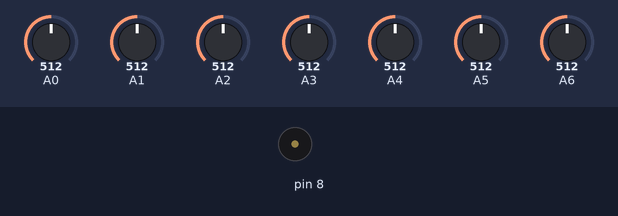
Bench run of a sketch on a simulated Arduino Nano, built for the host (arithmetic inside an expression is 32-bit, double 64-bit). On the bench: buzzer (waves = sounding). The test bench sets the inputs (shaded band); at power-on: A0 = 512, A1 = 512, A2 = 512, A3 = 512, A4 = 512, A5 = 512, A6 = 512.

Above: at 0.1 s.
Timing chart, 0 to 1.6 s (numbered marks = the images above):
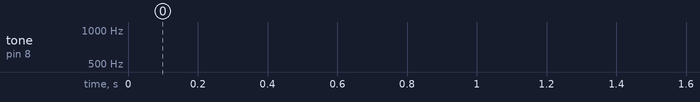

The sketch:

stairs.ino
```cpp
#define NOTE_B0  31
#define NOTE_C1  33
#define NOTE_CS1 35
#define NOTE_D1  37
#define NOTE_DS1 39
#define NOTE_E1  41
#define NOTE_F1  44
#define NOTE_FS1 46
#define NOTE_G1  49
#define NOTE_GS1 52
#define NOTE_A1  55
#define NOTE_AS1 58
#define NOTE_B1  62
#define NOTE_C2  65
#define NOTE_CS2 69
#define NOTE_D2  73
#define NOTE_DS2 78
#define NOTE_E2  82
#define NOTE_F2  87
#define NOTE_FS2 93
#define NOTE_G2  98
#define NOTE_GS2 104
#define NOTE_A2  110
#define NOTE_AS2 117
#define NOTE_B2  123
#define NOTE_C3  131
#define NOTE_CS3 139
#define NOTE_D3  147
#define NOTE_DS3 156
#define NOTE_E3  165
#define NOTE_F3  175
#define NOTE_FS3 185
#define NOTE_G3  196
#define NOTE_GS3 208
#define NOTE_A3  220
#define NOTE_AS3 233
#define NOTE_B3  247
#define NOTE_C4  262
#define NOTE_CS4 277
#define NOTE_D4  294
#define NOTE_DS4 311
#define NOTE_E4  330
#define NOTE_F4  349
#define NOTE_FS4 370
#define NOTE_G4  392
#define NOTE_GS4 415
#define NOTE_A4  440
#define NOTE_AS4 466
#define NOTE_B4  494
#define NOTE_C5  523
#define NOTE_CS5 554
#define NOTE_D5  587
#define NOTE_DS5 622
#define NOTE_E5  659
#define NOTE_F5  698
#define NOTE_FS5 740
#define NOTE_G5  784
#define NOTE_GS5 831
#define NOTE_A5  880
#define NOTE_AS5 932
#define NOTE_B5  988
#define NOTE_C6  1047
#define NOTE_CS6 1109
#define NOTE_D6  1175
#define NOTE_DS6 1245
#define NOTE_E6  1319
#define NOTE_F6  1397
#define NOTE_FS6 1480
#define NOTE_G6  1568
#define NOTE_GS6 1661
#define NOTE_A6  1760
#define NOTE_AS6 1865
#define NOTE_B6  1976
#define NOTE_C7  2093
#define NOTE_CS7 2217
#define NOTE_D7  2349
#define NOTE_DS7 2489
#define NOTE_E7  2637
#define NOTE_F7  2794
#define NOTE_FS7 2960
#define NOTE_G7  3136
#define NOTE_GS7 3322
#define NOTE_A7  3520
#define NOTE_AS7 3729
#define NOTE_B7  3951
#define NOTE_C8  4186
#define NOTE_CS8 4435
#define NOTE_D8  4699
#define NOTE_DS8 4978


void setup() {
  analogReference(INTERNAL2V56);
}

void loop() {
  int distance1 = analogRead(A0);
  if (distance1 > 200){
    tone(8, NOTE_C4, 20);
    }
  int distance2 = analogRead(A1);
  if (distance2 > 220){
    tone(8, NOTE_D4, 20);
    }
  int distance3 = analogRead(A2);
    if (distance3 > 200){
    tone(8, NOTE_E4, 20);
    }
  int distance4 = analogRead(A3);
    if (distance4 > 200){
    tone(8, NOTE_F4, 20);
    }
  int distance5 = analogRead(A4);
    if (distance5 > 200){
    tone(8, NOTE_G4, 20);
    }
  int distance6 = analogRead(A5);
    if (distance6 > 200){
    tone(8, NOTE_A5, 20);
    }
  int distance7 = analogRead(A6);
    if (distance7 > 200){
    tone(8, NOTE_B5, 20);
    }
}
```
